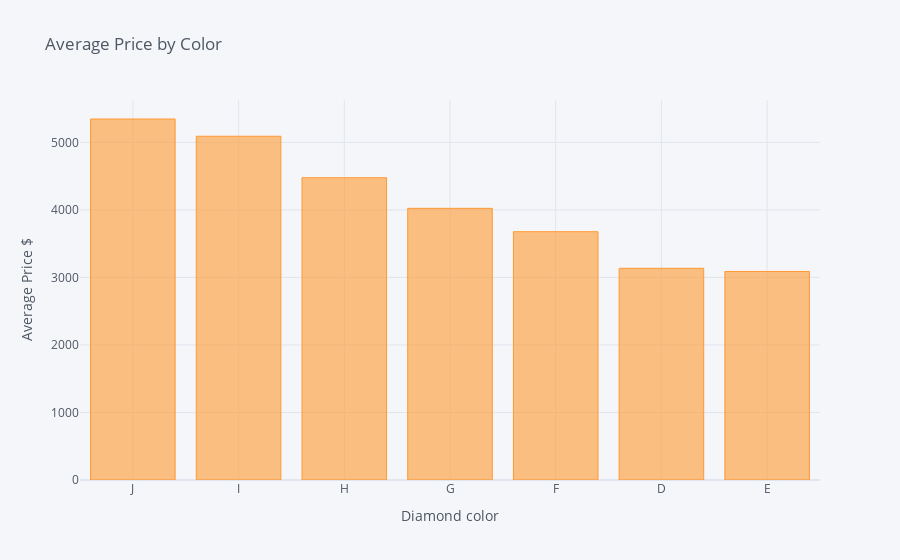

This figure's notebook cell:
### Code cell
# using cf to make a plot.
price_mean_by_color.iplot(kind='bar',
                         x='color',
                         y='price',
                         title='Average Price by Color',
                         xTitle='Diamond color',
                         yTitle='Average Price $')

### Figure 1 — Plotly figure (JSON) as saved in the notebook; plotly's stock layout.template omitted (floating-point values rounded to 4 significant figures)
{"data": [{"marker": {"color": "rgba(255, 153, 51, 0.6)", "line": {"color": "rgba(255, 153, 51, 1.0)", "width": 1}}, "name": "price", "orientation": "v", "text": "", "type": "bar", "x": ["J", "I", "H", "G", "F", "D", "E"], "y": [5346.0, 5091.0, 4476.0, 4023.0, 3677.0, 3135.0, 3088.0]}], "layout": {"autosize": true, "legend": {"bgcolor": "#F5F6F9", "font": {"color": "#4D5663"}}, "paper_bgcolor": "#F5F6F9", "plot_bgcolor": "#F5F6F9", "title": {"font": {"color": "#4D5663"}, "text": "Average Price by Color"}, "xaxis": {"autorange": true, "gridcolor": "#E1E5ED", "range": [-0.5, 6.5], "showgrid": true, "tickfont": {"color": "#4D5663"}, "title": {"font": {"color": "#4D5663"}, "text": "Diamond color"}, "type": "category", "zerolinecolor": "#E1E5ED"}, "yaxis": {"autorange": true, "gridcolor": "#E1E5ED", "range": [0, 5628.0], "showgrid": true, "tickfont": {"color": "#4D5663"}, "title": {"font": {"color": "#4D5663"}, "text": "Average Price $"}, "type": "linear", "zerolinecolor": "#E1E5ED"}}}
